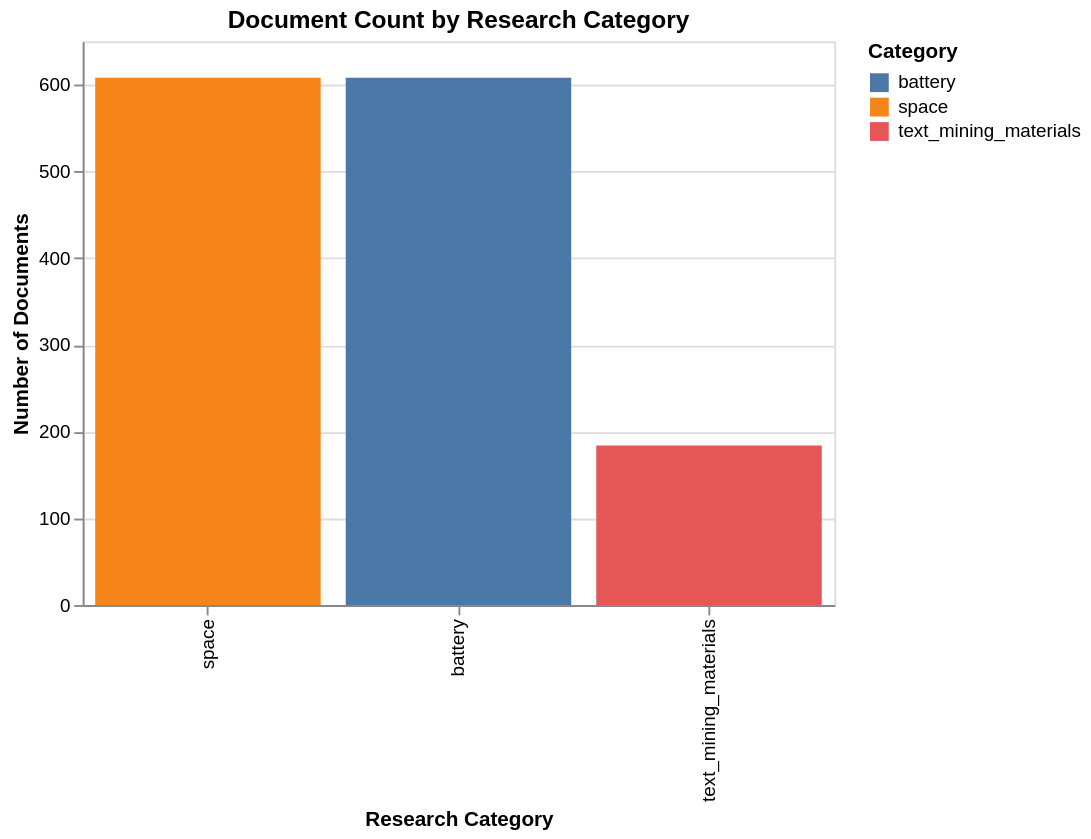

The cell this chart's notebook holds for it:
### Markdown cell above
---
## Step 4: Exploratory Data Analysis (EDA)

Before running any models, we need to perform exploratory data analysis to understand the structure and content of the dataset. We used **Altair** for all visualizations, as required by the course instructions.

The EDA covers:
- Distribution of documents by category
- Distribution of abstract lengths
- Top 30 most frequent words across the entire corpus
- Word clouds per category to visually compare vocabulary

### Code cell
# --- Chart 1: Category Distribution ---
# This shows how many documents we have per category

cat_counts = df['category'].value_counts().reset_index()
cat_counts.columns = ['category', 'count']

chart_cat = alt.Chart(cat_counts).mark_bar().encode(
    x=alt.X('category:N', title='Research Category', sort='-y'),
    y=alt.Y('count:Q', title='Number of Documents'),
    color=alt.Color('category:N', legend=alt.Legend(title='Category')),
    tooltip=['category', 'count']
).properties(
    title='Document Count by Research Category',
    width=400,
    height=300
)

chart_cat

### Figure 1 — Vega specification as saved in the notebook (floating-point values rounded to 4 significant figures)
{"$schema": "https://vega.github.io/schema/vega/v5.json", "data": [{"name": "source_0"}, {"name": "data_0", "values": [{"category": "space", "count": 608, "count_end": 608.0, "count_start": 0.0}, {"category": "battery", "count": 608, "count_end": 608.0, "count_start": 0.0}, {"category": "text_mining_materials", "count": 184, "count_end": 184.0, "count_start": 0.0}]}, {"name": "source_0_x_domain_category", "values": [{"category": "space", "sort_field": 608}, {"category": "battery", "sort_field": 608}, {"category": "text_mining_materials", "sort_field": 184}]}, {"name": "data_0_color_domain_category", "values": [{"category": "space"}, {"category": "battery"}, {"category": "text_mining_materials"}]}], "marks": [{"type": "rect", "name": "marks", "from": {"data": "data_0"}, "encode": {"update": {"fill": {"field": "category", "scale": "color"}, "width": {"signal": "max(0.25, bandwidth('x'))"}, "x": {"field": "category", "scale": "x"}, "y": {"field": "count_end", "scale": "y"}, "tooltip": {"signal": "{\"category\": isValid(datum[\"category\"]) ? datum[\"category\"] : \"\"+datum[\"category\"], \"count\": format(datum[\"count\"], \"\")}"}, "y2": {"field": "count_start", "scale": "y"}}}, "style": ["bar"]}], "scales": [{"name": "x", "type": "band", "domain": {"data": "source_0_x_domain_category", "field": "category", "sort": {"op": "max", "field": "sort_field", "order": "descending"}}, "range": [0, {"signal": "width"}], "paddingOuter": 0.05, "paddingInner": 0.1}, {"name": "y", "type": "linear", "domain": {"data": "data_0", "fields": ["count_start", "count_end"]}, "range": [{"signal": "height"}, 0], "nice": true, "zero": true}, {"name": "color", "type": "ordinal", "domain": {"data": "data_0_color_domain_category", "field": "category", "sort": true}, "range": "category"}], "axes": [{"scale": "y", "tickCount": {"signal": "ceil(height/40)"}, "labels": false, "aria": false, "minExtent": 0, "orient": "left", "gridScale": "x", "grid": true, "ticks": false, "maxExtent": 0, "zindex": 0, "domain": false}, {"scale": "x", "grid": false, "orient": "bottom", "labelAlign": "right", "title": "Research Category", "labelBaseline": "middle", "zindex": 0, "labelAngle": 270}, {"scale": "y", "tickCount": {"signal": "ceil(height/40)"}, "title": "Number of Documents", "zindex": 0, "grid": false, "labelOverlap": true, "orient": "left"}], "title": {"text": "Document Count by Research Category", "frame": "group"}, "width": 400, "background": "white", "padding": 5, "height": 300, "style": "cell", "legends": [{"title": "Category", "fill": "color", "symbolType": "square"}]}
